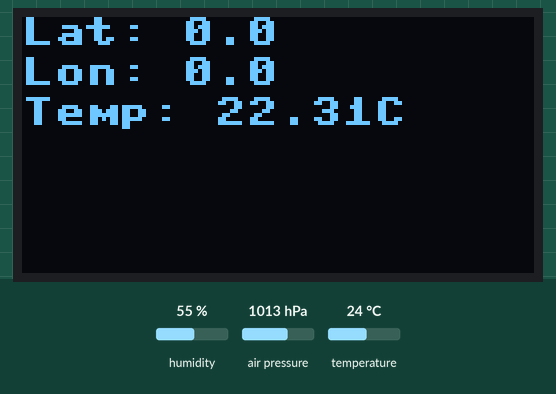
Simulated run of this program. Board: Pycom board running MicroPython. On the bench: 128×64 one-colour display. The test bench sets the inputs (shaded band); at power-on: humidity 55 %, air pressure 1013 hPa, temperature 24 °C. The GPS gets a fix after 3 s at 37.7749, -122.4194 with 8 satellites; the LoRaWAN join succeeds after 3 s and a send takes 0.1 s; library files of the repository ran but are not shown: micropyGPS.py, bme280.py, ssd1306.py; what the program prints to the serial console is not drawn.

Above: at 1.3 s.

The program:

main.py
```python
from micropyGPS import MicropyGPS
import bme280,ssd1306
from machine import UART
from machine import I2C
from network import LoRa
import time
import socket
import config
import tools

# Inicia bus I2C
i2c = I2C(0, I2C.MASTER, baudrate=100000)

# Inicia bme280
bme = bme280.BME280(i2c=i2c,address=0x76)

# Inicia ssd1306
oled = ssd1306.SSD1306_I2C(128, 64, i2c)

# Inicia GPS
com = UART(1,pins=(config.TX, config.RX),  baudrate=config.BAUDRATE)
my_gps = MicropyGPS()


DEBUG = config.DEBUG


# Initialize LoRa in LORAWAN mode.
lora = LoRa(mode=LoRa.LORAWAN, region=LoRa.EU868)

# create an ABP authentication params
dev_addr = config.DEV_ADDR
nwk_swkey = config.NWK_SWKEY
app_swkey = config.APP_SWKEY

# join a network using ABP (Activation By Personalization)
lora.join(activation=LoRa.ABP, auth=(dev_addr, nwk_swkey, app_swkey))

# remove all the non-default channels
for i in range(3, 16):
    lora.remove_channel(i)

# set the 3 default channels to the same frequency
lora.add_channel(0, frequency=868100000, dr_min=0, dr_max=5)
lora.add_channel(1, frequency=868100000, dr_min=0, dr_max=5)
lora.add_channel(2, frequency=868100000, dr_min=0, dr_max=5)

# create a LoRa socket
s = socket.socket(socket.AF_LORA, socket.SOCK_RAW)

# set the LoRaWAN data rate
s.setsockopt(socket.SOL_LORA, socket.SO_DR, 5)

# make the socket blocking
s.setblocking(False)


while True:
    if com.any():
        my_sentence = com.readline()
        for x in my_sentence:
            my_gps.update(chr(x))

        if  DEBUG == 1:
            oled.fill(0)
            oled.show()
            temp,pa,hum = bme.values
            print('Longitude', my_gps.longitude);
            print('Latitude', my_gps.latitude);
            print('UTC Timestamp:', my_gps.timestamp);
            print('Fix Status:', my_gps.fix_stat);
            print('Altitude:', my_gps.altitude);
            print('Horizontal Dilution of Precision:', my_gps.hdop)
            print('Satellites in Use by Receiver:', my_gps.satellites_in_use)
            oled.text("Lat: " + str(my_gps.latitude[0] + (my_gps.latitude[1] / 60)),0,0)
            oled.text("Lon: " + str(my_gps.longitude[0] + (my_gps.longitude[1] / 60)),0,10)
            oled.text("Temp: " + temp,0,20)
            oled.show()


        if (my_gps.fix_stat > 0 and my_gps.latitude[0] > 0):
            temp,pa,hum = bme.values
            t=float(temp[:-1])
            gps_array = tools.convert_latlon(my_gps.latitude[0] + (my_gps.latitude[1] / 60), my_gps.longitude[0] + (my_gps.longitude[1] / 60), my_gps.altitude, my_gps.hdop,t)
            print(gps_array)
            s.send(gps_array)
            s.settimeout(3.0) # configure a timeout value of 3 seconds

        time.sleep(180)
```

config.py
```python
import struct
import ubinascii

DEBUG = 1

# TTN
# These you need to replace!
DEV_ADDR = struct.unpack(">l", ubinascii.unhexlify('26011F0F'))[0]
NWK_SWKEY = ubinascii.unhexlify('77D1B5A45BDDDF8193F1714DA5D01057')
APP_SWKEY = ubinascii.unhexlify('CFDC84B9C9AD8D9C8962462F1F8B44C3')

DEV_EUI = ubinascii.unhexlify('AABBCCDDEEFF7778')
APP_EUI = ubinascii.unhexlify('70B3D57EF0003BFD')
APP_KEY = ubinascii.unhexlify('36AB7625FE77776881683B495300FFD6')


# GPS UART connection
TX = "P3"
RX = "P4"
BAUDRATE = 9600
```

tools.py
```python
import array

def convert_latlon(latitude, longitude, altitude, hdop,temp):

    lat = int((latitude + 90)*10000)
    lon = int((longitude + 180)*10000)
    alt = int((altitude) * 10)
    lhdop = int((hdop) * 10)
    temp = int((temp) *10)

    coords = array.array('B', [0,0,0,0,0,0,0,0,0,0,0])
    coords[0] = lat
    coords[1] = (lat >> 8)
    coords[2] = (lat >> 16)

    coords[3] = lon
    coords[4] = (lon >> 8)
    coords[5] = (lon >> 16)

    coords[6] = alt
    coords[7] = (alt >> 8)
    coords[8] = lhdop

    coords[9] = temp
    coords[10] =(temp >> 8)

    return coords
```
